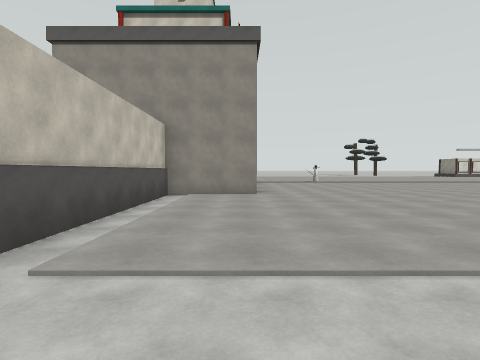
[1] (above)

23 first-person views from a walk through a Unity game level. The camera is 1.5 m above the floor, tilts 2° down and sees 80° across. The floor is counted in squares, 2 m on a side. Each view is taken from the middle of a square. On the plan, view 1 faces up. The plan holds only what a view shows up to about 10 squares ahead; the rest is blank. The place goes on beyond the plan. The player character is not drawn.

[2]
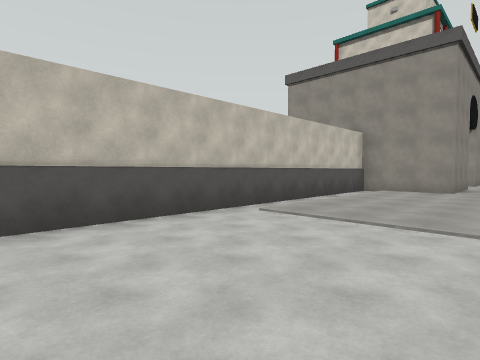

[3]
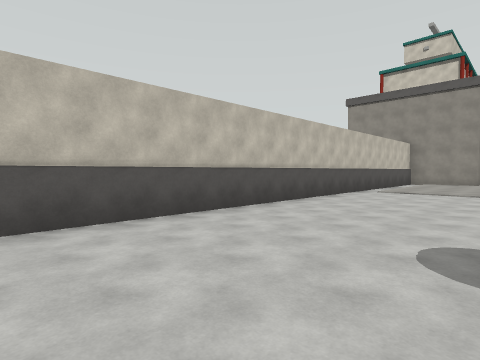

[4]
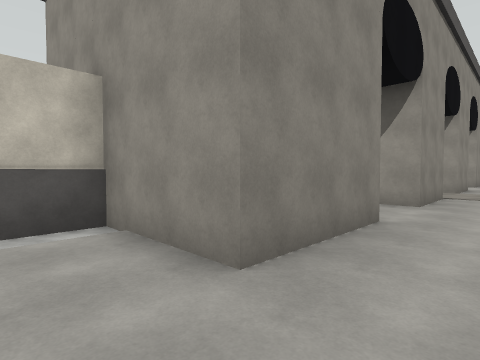

[5]
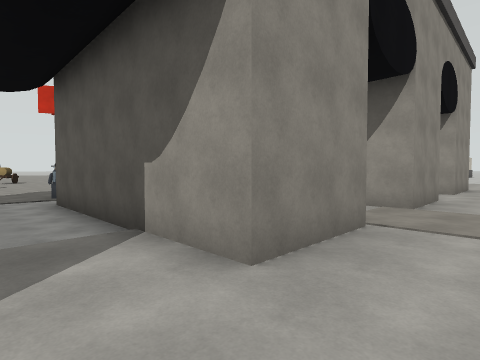

[6]
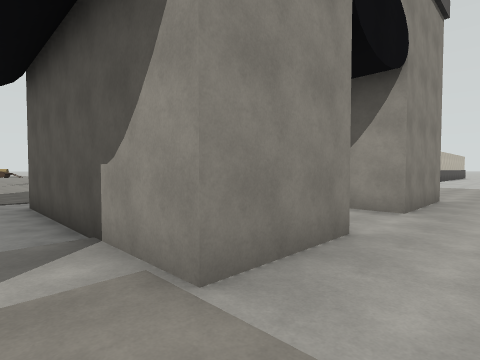

[7]
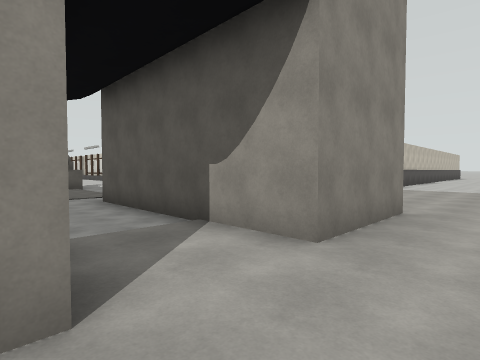

[8]
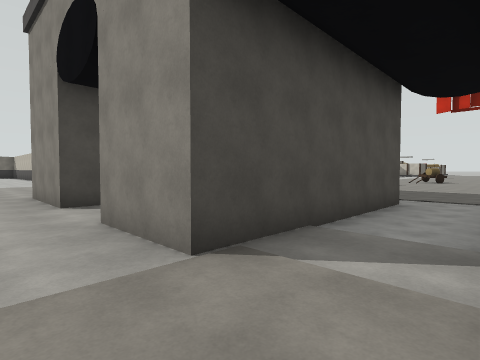

[9]
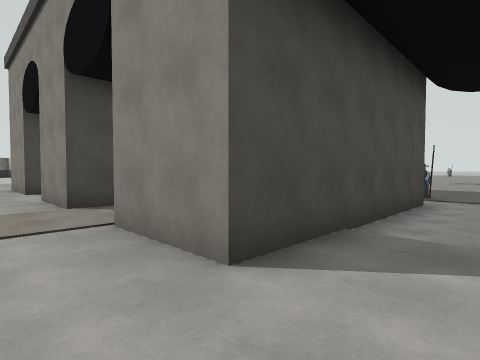

[10]
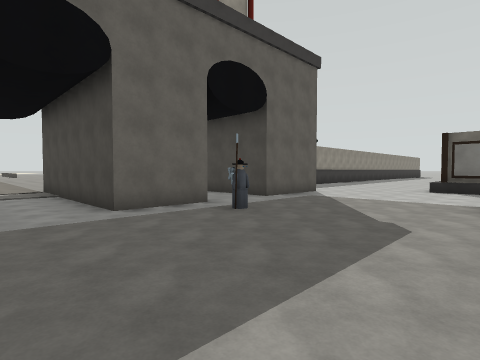

[11]
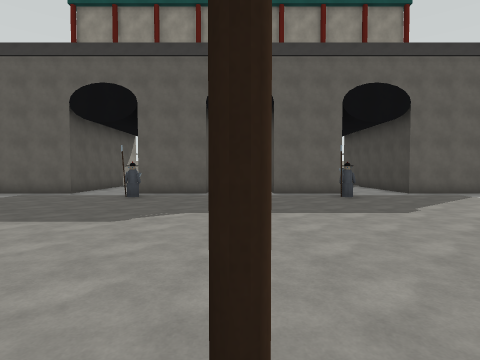

[12]
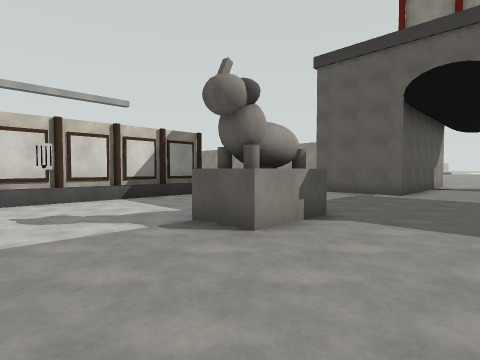

[13]
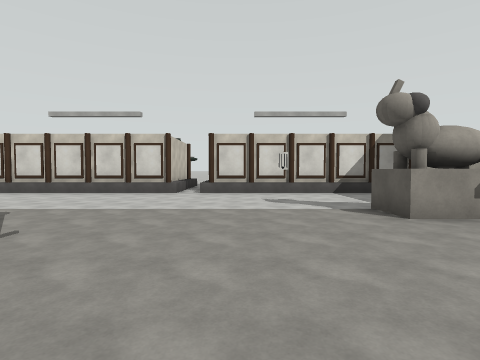

[14]
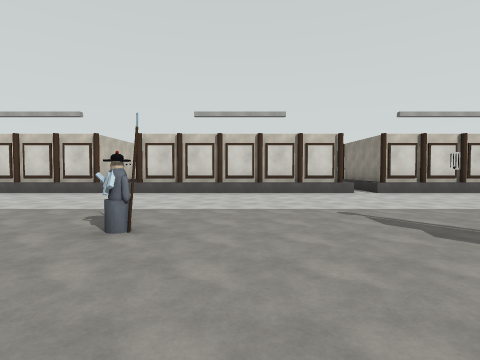

[15]
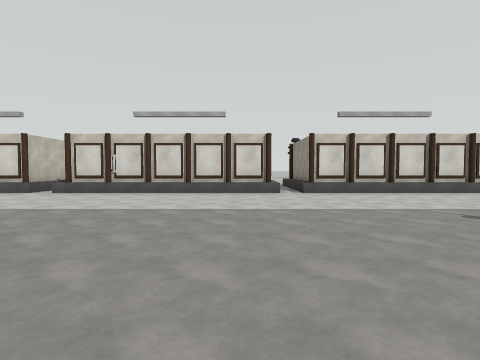

[16]
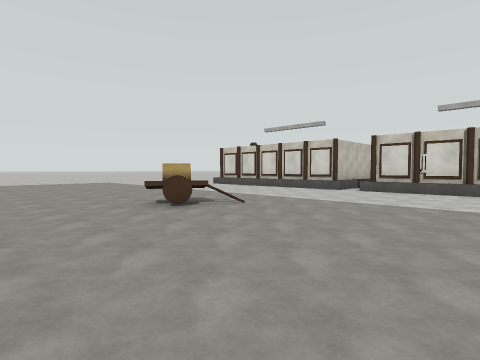

[17]
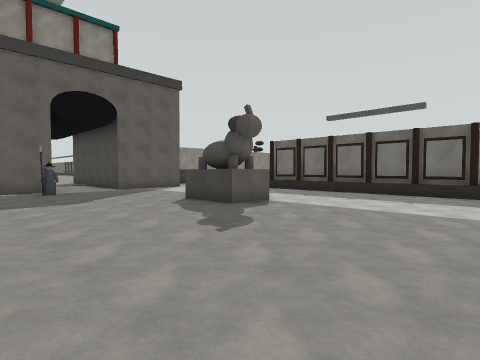

[18]
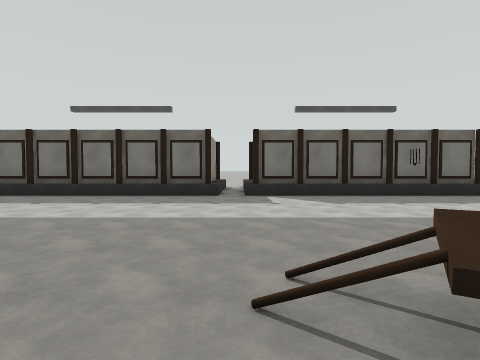

[19]
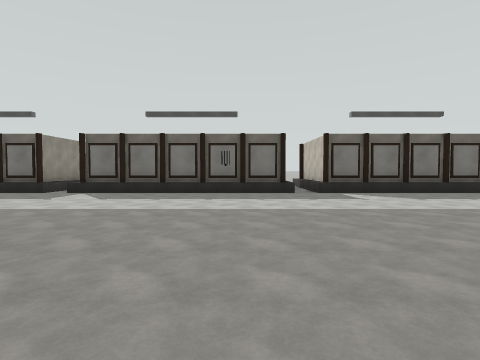

[20]
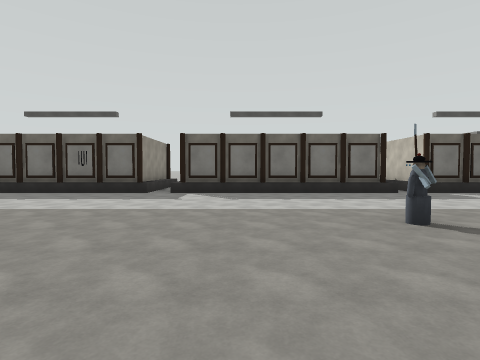

[21]
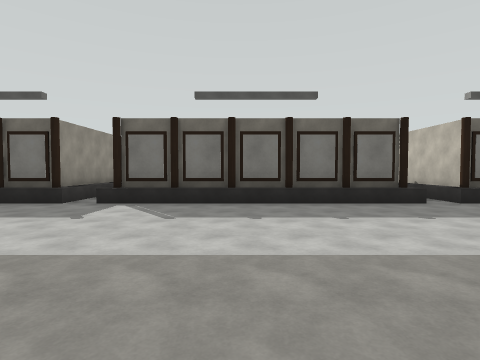

[22]
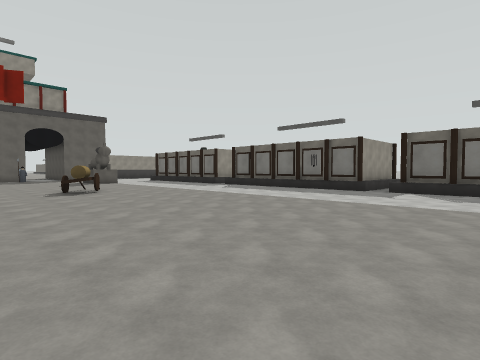

[23]
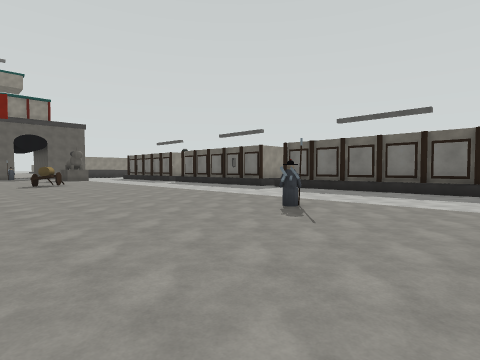

### Floor plan
Points are (right, up) in squares from view 1. A wall is a line through its corners. A room is listed if a view was taken in it or the views show most of it. See-through windows are left out.
Room 1 (views 1, 2, 3, 4, 5, 6, 7, 8, 9)
walls: (-0.4, 11.4) (0.5, 11.4) (0.5, 8.5) (-2.1, 8.5) (-2.1, -7.8); (-5.5, 11.4) (-3.5, 11.4); (-5.5, 15.9) (0.5, 15.9) (0.5, 13.6) (-5.5, 13.6); (-5.5, 20.4) (0.5, 20.4) (0.5, 18.1) (-5.5, 18.1); (0.5, 25.6) (0.5, 22.6) (-5.5, 22.6)
ways out: opening at (-5, 12.5) to room 2; opening at (-5, 17) to room 2; opening at (-5, 21.5) to room 2
Room 2 (views 10, 11, 12, 13, 14, 15, 16, 17, 18, 19, 20, 21, 22, 23)
walls: (-21.5, 5.9) (-20.4, 5.9); (-14.5, 5.9) (-13.5, 5.9); (-13.5, 28) (-14.4, 28); (-11.6, 5.9) (-10.5, 5.9); (-28.5, 5.9) (-27.5, 5.9); (-10.5, 28) (-11.6, 28); (-5.5, 18.1) (-5.5, 20.4); (-24.4, 3) (-24.4, 5.6); (-5.5, 13.6) (-5.5, 15.9); (-30.5, 28) (-31.5, 28); (-5.5, 22.6) (-5.5, 25); (-31.5, 5.9) (-30.4, 5.9); (-5.5, 9) (-5.5, 11.4)
low walls: (-20.4, 27.6) (-21.6, 27.6); (-21.6, 6.3) (-20.4, 6.3); (-14.6, 6.3) (-13.5, 6.3); (-13.5, 27.6) (-14.6, 27.6); (-27.4, 27.6) (-28.5, 27.6); (-11.6, 6.3) (-10.5, 6.3); (-28.5, 6.3) (-27.5, 6.3); (-10.5, 27.6) (-11.6, 27.6); (-24.9, 3.6) (-24.9, 5.6); (-30.4, 27.6) (-31.5, 27.6); (-31.6, 6.3) (-30.4, 6.3); (-34.2, 5.6) (-34.2, 4.2)
ways out: opening at (-5, 12.5) to room 1; opening at (-5, 17) to room 1; opening at (-5, 21.5) to room 1; opening at (-7.8, 7.6)
objects: other object (-34, 6); other object (-34, 20) to (-34, 21); other object (-34, 28); other object (-33, 6); other object (-33, 28); other object (-32, 6); other object (-32, 27); other object (-32, 28); other object (-30, 6); other object (-30, 12); other object (-30, 28); other object (-29, 6); other object (-29, 28); other object (-27, 6); other object (-27, 28); other object (-26, 6); other object (-26, 28); other object (-25, 6) to (-24, 6); other object (-25, 28) to (-24, 28); other object (-23, 6); other object (-23, 28); other object (-22, 6); other object (-22, 21); other object (-22, 28); other object (-20, 6); other object (-20, 28); other object (-19, 6); other object (-19, 14) to (-18, 14); other object (-19, 28); other object (-18, 6) to (-17, 6); other object (-18, 28) to (-17, 28); other object (-16, 6); other object (-16, 28); other object (-15, 6); other object (-15, 28); other object (-13, 6); other object (-13, 28); other object (-12, 6); other object (-12, 11); other object (-12, 23); other object (-12, 28); other object (-11, 11); other object (-11, 23); other object (-10, 6); other object (-10, 28); other object (-9, 6); other object (-9, 28); other object (-7, 14); other object (-7, 20)

Positions as (right, up) in squares from view 1, and headings:
1: (0, 0), facing up
2: (2, -2), facing up-left
3: (2, -8), facing up-left
4: (2, 7), facing up-left
5: (2, 12), facing up-left
6: (2, 17), facing up-left
7: (2, 20), facing up-left
8: (2, 18), facing down-left
9: (2, 22), facing down-left
10: (-11, 18), facing down-right
11: (-15, 17), facing right
12: (-15, 20), facing up-right
13: (-15, 18), facing up
14: (-21, 18), facing up
15: (-27, 18), facing up
16: (-29, 17), facing up-left
17: (-17, 16), facing down-right
18: (-17, 15), facing down
19: (-23, 16), facing down
20: (-28, 16), facing down
21: (-29, 13), facing down
22: (-29, 17), facing down-right
23: (-34, 17), facing down-right
